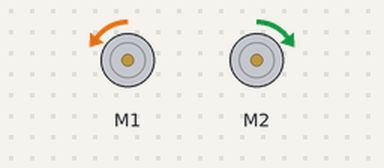
Bench run of a sketch on a simulated Arduino Uno, built with avr-gcc and run on an emulated ATmega328P. On the bench: 2 × DC motor (green arrow = forward, orange = backward, longer = faster). What the sketch prints to the serial monitor is not drawn.

Above: at 0.05 s.
At 1.9 s:
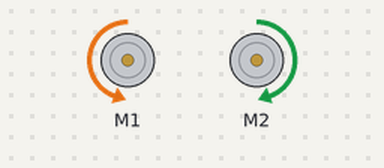
At 3.8 s:
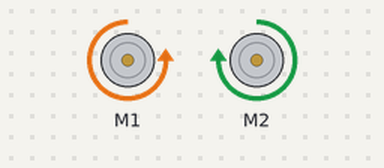
At 7.55 s:
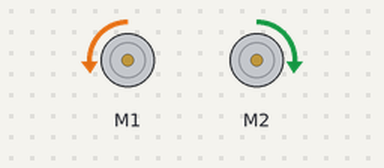
Timing chart, 0 to 10.8 s (numbered marks = the images above):
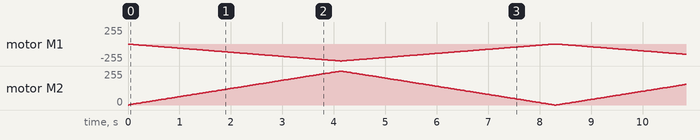

The sketch:

TwoMotorTest.ino
```cpp
#include "DualVNH5019MotorShield.h"

int M1E1 = 0;
int M1E2 = 1;
int M2E1 = 3;
int M2E2 = 5;

int M1INA = 0;
int M1INB = 3;
int M2INA = 1;
int M2INB = 5;

DualVNH5019MotorShield md;
void stopIfFault(){
  if (md.getM1Fault()){
    Serial.println("M1 fault");
    while(1);
   }
  if (md.getM2Fault()){
    Serial.println("M2 fault");
    while(1);
  }
}
void setup()
{
  pinMode(M1INA, INPUT);
  pinMode(M1INB, INPUT);
  pinMode(M2INA, INPUT);
  pinMode(M2INB, INPUT);
  pinMode(M1E1, INPUT);
  pinMode(M1E2, INPUT);
  pinMode(M2E1, INPUT);
  pinMode(M2E2, INPUT);

  Serial.begin(9600);
  Serial.println("Dual VNH5019 Motor Shield");
  md.init();
}
void loop()
{
  for (int i = 0; i <= 400; i++)
  {
    md.setM1Speed(-i);
    md.setM2Speed(i);
    Serial.println(digitalRead(M1INA));
    Serial.println();
    Serial.println(digitalRead(M2INA));
    Serial.println();
    delay(2);
  }
  for (int i = 400; i >=0; i--)
  {
    md.setM1Speed(-i);
    md.setM2Speed(i);
    Serial.println(digitalRead(M1INA));
    Serial.println();
    Serial.println(digitalRead(M2INA));
    Serial.println();
    delay(2);
  }

//  for (int i = 0; i <= 400; i++)
//  {
//    md.setM1Speed(i);
//    md.setM2Speed(-i);
//    //Serial.println(digitalRead(M1E1));
//    delay(2);
//  }
//  for (int i = 400; i >=0; i--)
//  {
//    md.setM1Speed(i);
//    md.setM2Speed(-i);
//    //Serial.println(digitalRead(M1E1));
//    delay(2);
//  }
//
//  for (int i = 0; i <= 400; i++)
//  {
//    md.setM1Speed(i);
//    stopIfFault();
//    if (i%200 == 100)
//    {
//      //Serial.print("M1 current: ");
//      //Serial.println(md.getM1CurrentMilliamps());
//    }
//    Serial.println(digitalRead(M1E1));
//    delay(2);
//  }
//  for (int i = 400; i >= -400; i--)
//  {
//    md.setM1Speed(i);
//    stopIfFault();
//    if (i%200 == 100)
//    {
//      //Serial.print("M1 current: ");
//      //Serial.println(md.getM1CurrentMilliamps());
//    }
//    delay(2);
//  }
//  for (int i = -400; i <= 0; i++)
//  {
//    md.setM1Speed(i);
//    stopIfFault();
//    if (i%200 == 100)
//    {
//     // Serial.print("M1 current: ");
//     // Serial.println(md.getM1CurrentMilliamps());
//    }
//    delay(2);
//  }
//  for (int i = 0; i <= 400; i++)
//  {
//    md.setM2Speed(i);
//    stopIfFault();
//    if (i%200 == 100)
//    {
//   // Serial.print("M2 current: ");
//   // Serial.println(md.getM2CurrentMilliamps());
//    }
//    delay(2);
//  }
//  for (int i = 400; i >= -400; i--)
//  {
//    md.setM2Speed(i);
//    stopIfFault();
//    if (i%200 == 100)
//    {
//    //  Serial.print("M2 current: ");
//    //  Serial.println(md.getM2CurrentMilliamps());
//    }
//    delay(2);}
//    for (int i = -400; i <= 0; i++)
//    {
//      md.setM2Speed(i);
//      stopIfFault();
//      if (i%200 == 100)
//      {
//      //  Serial.print("M2 current: ");
//       // Serial.println(md.getM2CurrentMilliamps());
//      }
//      delay(2);
//   }
}
```
